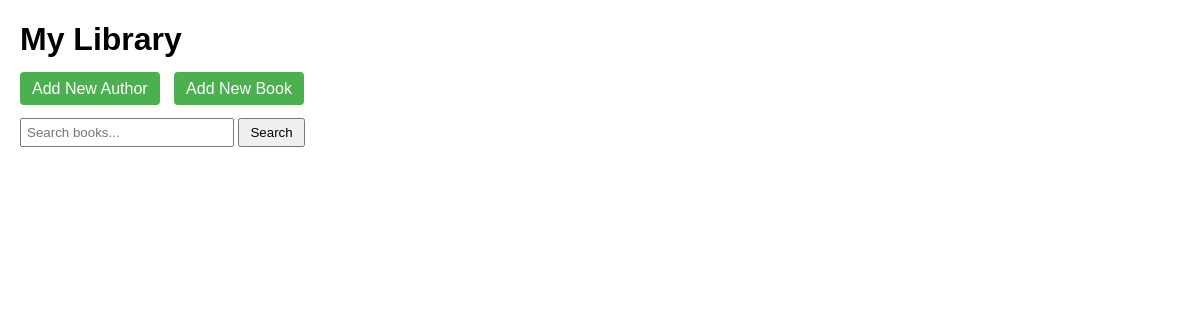
The app's page /, older data.
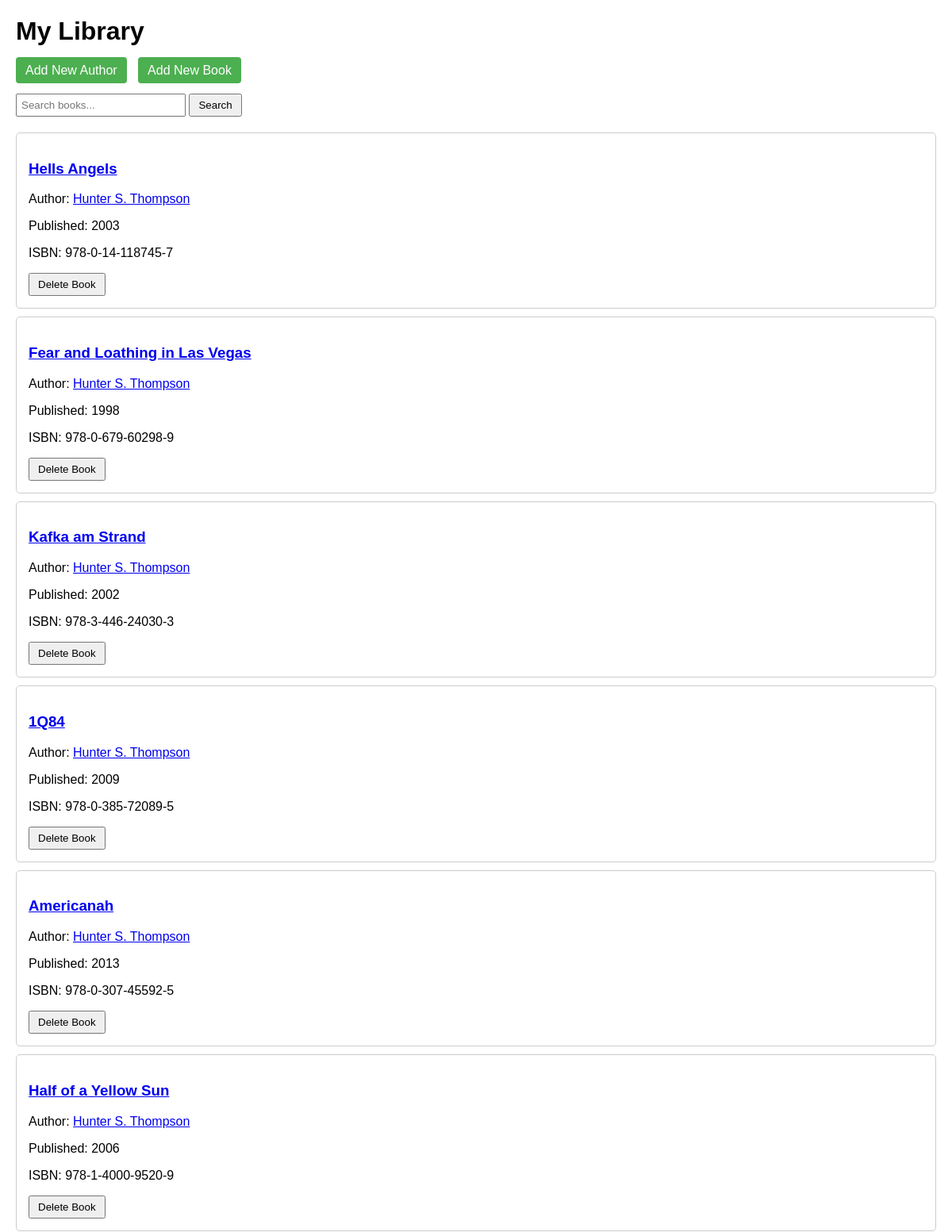
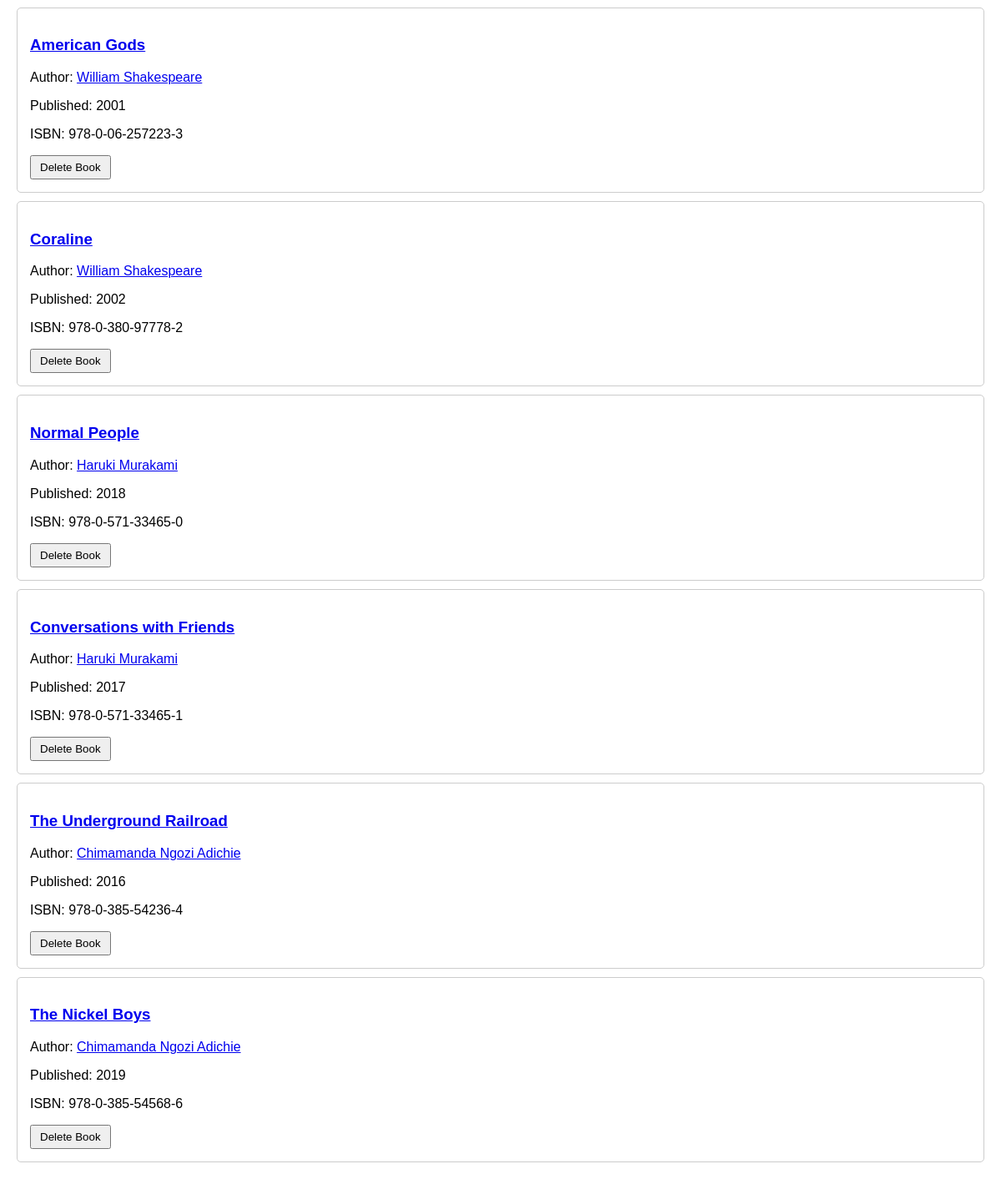
The same page, newer data (2 pictures, top to bottom).
### data_models.py (models this page shows, shortened)
class Book(db.Model):
    __tablename__ = 'books'
    id = db.Column(db.Integer, primary_key=True)
    isbn = db.Column(db.String(20), unique=True, nullable=False)
    title = db.Column(db.String(200), nullable=False)
    publication_year = db.Column(db.Integer, nullable=True)
    author_id = db.Column(db.Integer, db.ForeignKey('authors.id'), nullable=False)
    author = db.relationship('Author', backref=db.backref('books', lazy=True))

class Author(db.Model):
    __tablename__ = 'authors'
    id = db.Column(db.Integer, primary_key=True)
    name = db.Column(db.String(100), nullable=False)
    birth_date = db.Column(db.Date, nullable=True)
    date_of_death = db.Column(db.Date, nullable=True)

### app.py (the view)
@app.route('/', methods=['GET', 'POST'])
def home():
    search_query = request.form.get('search') if request.method == 'POST' else None
    if search_query:
        books = Book.query.filter(Book.title.ilike(f"%{search_query}%")).all()
        if not books:
            flash(f'No books found containing "{search_query}".')
    else:
        books = Book.query.all()
    return render_template('home.html', books=books)

### templates/home.html (shortened to what this page needs)
<!DOCTYPE html>
<html lang="en">
<head>
</head>
<body>
<h1>My Library</h1>
<div class="buttons">
  <a href="{{ url_for('add_author') }}">Add New Author</a>
  <a href="{{ url_for('add_book') }}">Add New Book</a>
</div>
<form action="{{ url_for('home') }}" method="POST">
  <input type="text" name="search" placeholder="Search books...">
  <input type="submit" value="Search">
</form>
{% for book in books %}
<div class="container">
  <h3><a href="{{ url_for('book_detail', book_id=book.id) }}">{{ book.title }}</a></h3>
  <p>Author: <a href="{{ url_for('author_detail', author_id=book.author.id) }}">{{ book.author.name }}</a></p>
  <p>Published: {{ book.publication_year }}</p>
  <p>ISBN: {{ book.isbn }}</p>
  <form action="{{ url_for('delete_book', book_id=book.id) }}" method="POST" style="display:inline;">
    <input type="submit" value="Delete Book">
  </form>
</div>
{% endfor %}
</body>
</html>

### templates/home.html (style rules this page uses)
body { font-family: Arial, sans-serif; margin: 20px; }
.container { border: 1px solid #ccc; padding: 15px; margin-bottom: 10px; border-radius: 5px; }
.buttons { margin-bottom: 20px; }
.buttons a { margin-right: 10px; text-decoration: none; padding: 8px 12px; background: #4CAF50; color: white; border-radius: 4px; }
form { margin-bottom: 20px; }
input[type="text"] { padding: 5px; width: 200px; }
input[type="submit"] { padding: 5px 10px; }

Row changes from the older to the newer data that the page shows:
added Book: title "Hells Angels", author.name "Hunter S. Thompson", publication_year "2003", isbn "978-0-14-118745-7"
added Book: title "Fear and Loathing in Las Vegas", author.name "Hunter S. Thompson", publication_year "1998", isbn "978-0-679-60298-9"
added Book: title "Kafka am Strand", author.name "Hunter S. Thompson", publication_year "2002", isbn "978-3-446-24030-3"
added Book: title "1Q84", author.name "Hunter S. Thompson", publication_year "2009", isbn "978-0-385-72089-5"
added Book: title "Americanah", author.name "Hunter S. Thompson", publication_year "2013", isbn "978-0-307-45592-5"
added Book: title "Half of a Yellow Sun", author.name "Hunter S. Thompson", publication_year "2006", isbn "978-1-4000-9520-9"
added Book: title "American Gods", author.name "William Shakespeare", publication_year "2001", isbn "978-0-06-257223-3"
added Book: title "Coraline", author.name "William Shakespeare", publication_year "2002", isbn "978-0-380-97778-2"
added Book: title "Normal People", author.name "Haruki Murakami", publication_year "2018", isbn "978-0-571-33465-0"
added Book: title "Conversations with Friends", author.name "Haruki Murakami", publication_year "2017", isbn "978-0-571-33465-1"
added Book: title "The Underground Railroad", author.name "Chimamanda Ngozi Adichie", publication_year "2016", isbn "978-0-385-54236-4"
added Book: title "The Nickel Boys", author.name "Chimamanda Ngozi Adichie", publication_year "2019", isbn "978-0-385-54568-6"
